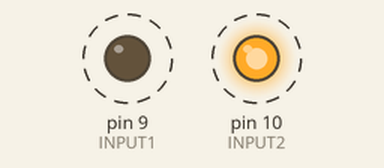
A sketch run on a simulated Arduino Nano, built with avr-gcc and run on an emulated ATmega328P. On the bench: output pins drawn as LEDs (lit = HIGH). Dashed ring = blinking.

Above: at 0.05 s.
Timing chart, 0 to 3.0 s (numbered marks = the images above):
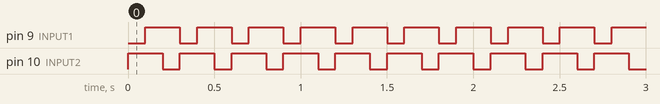

The sketch:

slave_sender.ino
```cpp
/**
 * To be uploaded on motor driver module boards
 */

// NANO -> ATMEGA328-AU Board Pin Mapping
//  Nano dec port   ATMega328-AU            Nano dec port       ATMega328-AU
//  -------------   --------------------    -------------    -------------------
//  pin (12) D12 -> IC pin 16 (MISO)        pin (13) D13  -> IC pin 17 (SCK)
//  pin (11) D11 -> IC pin 15 (MOSI)        pin 3.3V
//  pin (10) D10 -> IC pin 14 (PB2)         pin AREF -> IC pin 20 (AREF)
//  pin ( 9) D09 -> IC pin 13 (PB1)         pin (14) PC0  -> IC pin 23 (PC0/ADC0)
//  pin ( 8) D08 -> IC pin 12 (PB0)         pin (15) PC1  -> IC pin 24 (PC1/ADC1)
//  pin ( 7) D07 -> IC pin 11 (PD7)         pin (16) PC2  -> IC pin 25 (PC2/ADC2)
//  pin ( 6) D06 -> IC pin 10 (PD6)         pin (17) PC3  -> IC pin 26 (PC3/ADC3)
//  pin ( 5) D05 -> IC pin 09 (PD5)         pin (18) PC4  -> IC pin 27 (PC4/ADC4)
//  pin ( 4) D04 -> IC pin 02 (PD4)         pin (19) PC5  -> IC pin 28 (PC5/ADC5)
//  pin ( 3) D03 -> IC pin 01 (PD3)         pin (??) ADC6 -> IC pin 19 (ADC6)
//  pin ( 2) D02 -> IC pin 32 (PD2/INT0)    pin (??) ADC7 -> IC pin 22 (ADC7)
//  pin (??) RST -> IC pin 29 (PC6/RESET)   pin (??) PC6  -> IC pin 29 (RESET/PC6)
//  pin (??) RXD -> IC pin 30 (RX/PD0)      pin GND
//  pin (??) TXD -> IC pin 31 (TX/PD1)      pin VIN
//  --- --- -> IC pin 08 (PB7/OSC2)    --- ---  -> IC pin 07 (PB8/OSC1)
//  --- --- -> IC pin 03/05/21 (GND)   --- ---  -> IC pin 04/06/18 (VCC/VCC/AVCC)


#include <Wire.h>

#define NSLEEP 5
#define INPUT1 9
#define INPUT2 10

String shape_sequence = "1, 1, 1, 4";  //test string
bool I2CFlag = false; // motor pwm on i2c request flag

void setup() {
  //Serial.begin(9600); //begin Serial - lower baud rates work better for AtMega328 board

  //set up I2C address as 0x01 for the current board - in the future this will be sequential for all boards so the master can address them individually
  Wire.begin(0x01);

  //upon receiving a request from the master, call requestEvent
 // Wire.onRequest(requestEvent);
}

void loop() {
  //printString( "hello");

  /***
   * Motor operation code
   */
   digitalWrite(NSLEEP, HIGH); //nSleep should be kept high for normal operation

   //turn motor on
   analogWrite(INPUT1, 0);
   analogWrite(INPUT2, 255);
   delay(100);
   analogWrite(INPUT1, 255);
   analogWrite(INPUT2, 255);
   delay(100);
   analogWrite(INPUT1, 255);
   analogWrite(INPUT2, 00);
   delay(100);
   analogWrite(INPUT1, 255);
   analogWrite(INPUT2, 255);


}

char buffer[4];
/**
 * A function to take in the desired String message and write it to Serial as an array of characters
 * SAMI Board sends Serial message to Arduino UNO which translates it using the FTDI chip
 */
void printString(String message) {
  //convert input message to array of characters by manually separating characters
  char buffer[message.length() + 1];
  for (int i = 0; i < message.length(); i++) {
    buffer[i] = message.charAt(i);
  }

  //add null terminator at the end to tell Serial that transmission is over
  buffer[message.length()]= '\0';
  Serial.write(buffer);


}

/**
 * Callback function upon receiving a request via I2C from master
 */
void requestEvent() {
  //char buffer[shape_sequence.length()];
  // shape_sequence.toCharArray(buffer, shape_sequence.length());

  //generate output text char array
  buffer[0] = 'p';
  buffer[1] = 'o';
  buffer[2] = 'o';
  buffer[3] = '\0';

  //Write via I2C
  Wire.write(buffer);

  //print to Serial and insert a new line after transmission is complete
  // Serial.write(buffer);
  printString("hello");
  Serial.println(buffer);
  Serial.write('\n');


//  /***
//   * Motor operation code
//   */
//   digitalWrite(NSLEEP, HIGH); //nSleep should be kept high for normal operation
//
//   //turn motor off
//   if(I2CFlag) {
//   analogWrite(INPUT1, 0);
//   analogWrite(INPUT2, 0);
//   I2CFlag = false;
//   }
//
//   //turn motor on
//   else {
//   analogWrite(INPUT1, 0);
//   analogWrite(INPUT2, 255);
//   I2CFlag = true;
//   }

}

void motorTest() {

}
```

Measured:
- by itself, pin 9 (INPUT1), pin 10 (INPUT2): alternates HIGH for 0.20 s and LOW for 0.10 s
